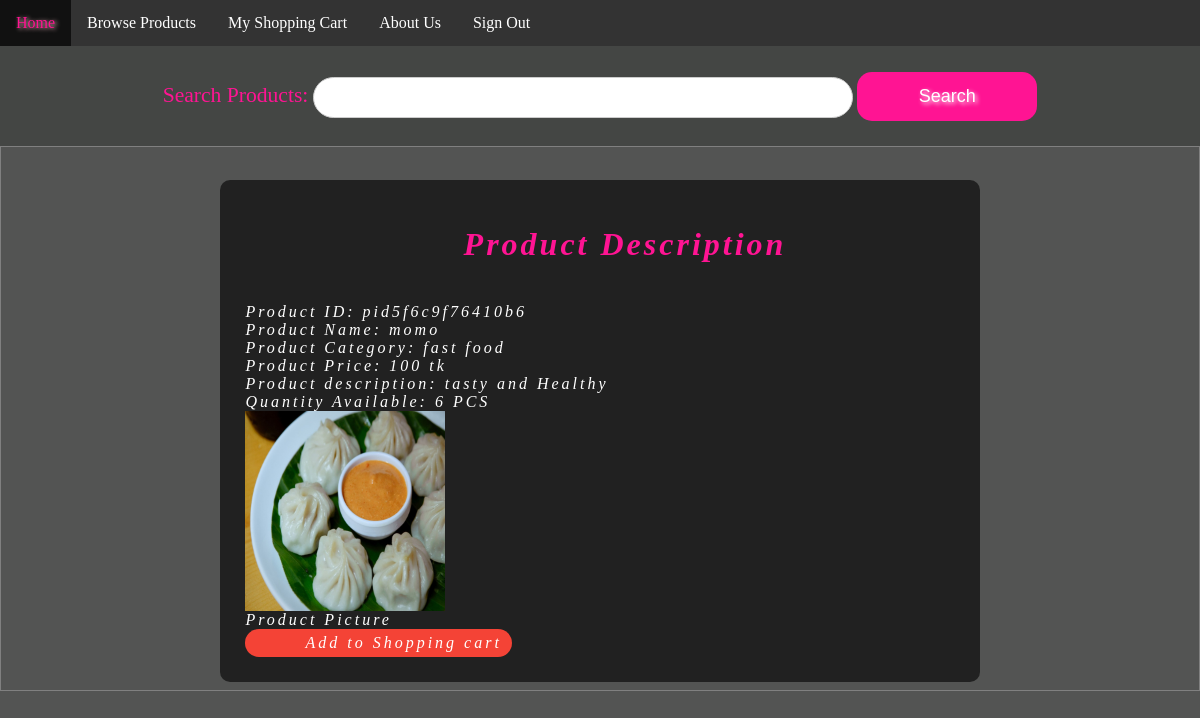
/View/productCustomerDetailsView.php?productId=pid5f6c9f76410b6 (signed in), run on the app's committed database.
### tables this page shows
CREATE TABLE `product` (
  `productId` varchar(100) NOT NULL,
  `productName` varchar(100) NOT NULL,
  `productCategory` varchar(100) NOT NULL,
  `price` varchar(50) NOT NULL,
  `productDescription` varchar(250) NOT NULL,
  `availableQuantity` varchar(50) NOT NULL,
  `picture` varchar(150) NOT NULL
);

### Model/productModel.php (called while the page is built, shortened)
<?php
function loadFromMySQL($sql){
    $servername = "localhost";
    $username = "root";
    $password = "";
    $dbname = "final_project";
    try {
    $conn = new PDO("mysql:host=$servername;dbname=$dbname", $username, $password);
    $conn->setAttribute(PDO::ATTR_ERRMODE, PDO::ERRMODE_EXCEPTION);
    $stmt = $conn->prepare($sql);
    $stmt->execute();
    $data=array();
	while ($row = $stmt->fetch(PDO::FETCH_ASSOC)) {
		$ar=array();
		$ar["productId"]=$row["productId"];
		$ar["productName"]=$row["productName"];
		$ar["productCategory"]=$row["productCategory"];
		$ar["price"]=$row["price"];
		$ar["productDescription"]=$row["productDescription"];
		$ar["availableQuantity"]=$row["availableQuantity"];
		$ar["picture"]=$row["picture"];
		$data[]=$ar;
    }
} catch(PDOException $e) {
  echo "Error: " . $e->getMessage();
}
}
?>

### View/productCustomerDetailsView.php (the view, shortened to what this page needs)
<head>
    <link rel="stylesheet" href="../CSS/style.css">
</head>
<?php
include_once("../Model/productModel.php");
if(isset($_SESSION["isValid"]) && $_SESSION["isValid"]=="yes" )
{
$data=array();
if(isset($_REQUEST["productId"])){
	$sql="select * from product where productId ='".$_REQUEST["productId"]."'";
	loadFromMySQL($sql);
	foreach($data as $v){
?>
<div id="border">
    <div class="reg">
    <h1> Product Description</h1>
    <br>
    Product ID:
    <?php echo $v["productId"]; ?>
    <br>
    Product Name:
    <?php echo $v["productName"]; ?>
    <br>
    Product Category:
    <?php echo $v["productCategory"]; ?>
    <br>
    Product Price:
    <?php echo $v["price"]." tk"; ?>
    <br>
    Product description:
    <?php echo $v["productDescription"]; ?>
    <br>
    Quantity Available:
    <?php echo $v["availableQuantity"]." PCS"; ?>
    <br>
    <img src="<?php echo $v['picture']; ?>" alt="item picture" height="200px" width="200px">
    <br />Product Picture
    <?php
   $s="./productCustomerAddToCartView.php?productId=".$v["productId"];
    ?>
    <br>
    <a href=<?php echo"$s";?> id="addtocart" class="btn btn-red">Add to Shopping cart</a>
    </div>
</div>
<?php
    }
}
}
?>

### CSS/style.css (style rules this page uses)
.btn { border: none; color: white; padding: 5px 10px; text-align: center; text-decoration: none; display: inline-block; font-size: 16px; border-radius: 20px; }
.btn-red { background-color: #f44336; }
#border { border: 1px solid gray; padding: 8px; text-indent: 50px; text-align: justify; letter-spacing: 3px; }
.reg { margin: auto; margin-top: 25px; border-radius: 10px; width: 60%; padding: 25px; background-color: rgba(0, 0, 0, 0.6); color: white; font-style: italic; }
h1 { font-family: 'Pacifico', cursive; color: deeppink; font-size: 2em; text-align: center; }

### data on the page
product: productId "pid5f6c9f76410b6", productName "momo", productCategory "fast food", price "100", productDescription "tasty and Healthy", availableQuantity "6", picture (picture)
